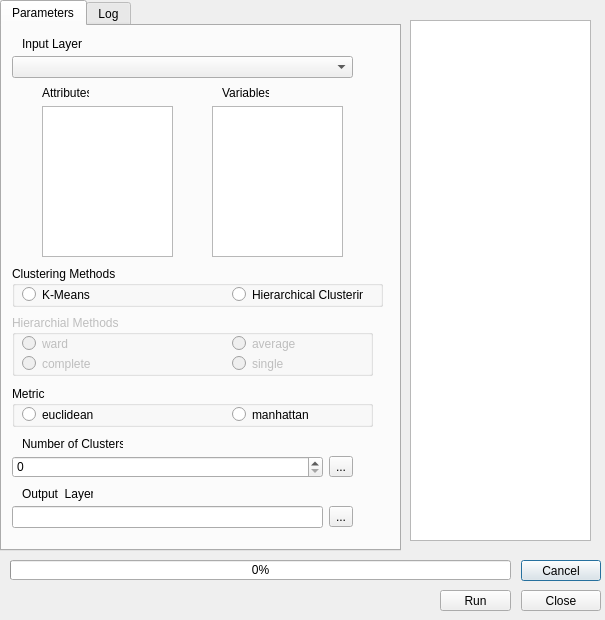
<?xml version="1.0" encoding="UTF-8"?>
<ui version="4.0">
 <class>ClusteringDialogBase</class>
 <widget class="QDialog" name="ClusteringDialogBase">
  <property name="geometry">
   <rect>
    <x>0</x>
    <y>0</y>
    <width>605</width>
    <height>620</height>
   </rect>
  </property>
  <property name="windowTitle">
   <string>Clustering</string>
  </property>
  <widget class="QTabWidget" name="tabWidget">
   <property name="geometry">
    <rect>
     <x>0</x>
     <y>0</y>
     <width>401</width>
     <height>551</height>
    </rect>
   </property>
   <property name="currentIndex">
    <number>0</number>
   </property>
   <property name="tabsClosable">
    <bool>false</bool>
   </property>
   <property name="movable">
    <bool>false</bool>
   </property>
   <widget class="QWidget" name="tab">
    <attribute name="title">
     <string>Parameters</string>
    </attribute>
    <widget class="QComboBox" name="comboBox">
     <property name="geometry">
      <rect>
       <x>10</x>
       <y>30</y>
       <width>341</width>
       <height>22</height>
      </rect>
     </property>
    </widget>
    <widget class="QLabel" name="label">
     <property name="geometry">
      <rect>
       <x>20</x>
       <y>10</y>
       <width>61</width>
       <height>16</height>
      </rect>
     </property>
     <property name="text">
      <string>Input Layer</string>
     </property>
    </widget>
    <widget class="QLabel" name="label_2">
     <property name="geometry">
      <rect>
       <x>40</x>
       <y>60</y>
       <width>47</width>
       <height>13</height>
      </rect>
     </property>
     <property name="text">
      <string>Attributes</string>
     </property>
    </widget>
    <widget class="QLabel" name="label_4">
     <property name="geometry">
      <rect>
       <x>20</x>
       <y>410</y>
       <width>101</width>
       <height>16</height>
      </rect>
     </property>
     <property name="text">
      <string>Number of Clusters</string>
     </property>
    </widget>
    <widget class="QLabel" name="label_5">
     <property name="geometry">
      <rect>
       <x>20</x>
       <y>460</y>
       <width>71</width>
       <height>16</height>
      </rect>
     </property>
     <property name="text">
      <string>Output  Layer</string>
     </property>
    </widget>
    <widget class="QWidget" name="layoutWidget">
     <property name="geometry">
      <rect>
       <x>10</x>
       <y>480</y>
       <width>341</width>
       <height>22</height>
      </rect>
     </property>
     <layout class="QHBoxLayout" name="horizontalLayout">
      <item>
       <widget class="QLineEdit" name="lineEdit"/>
      </item>
      <item>
       <widget class="QToolButton" name="toolButton">
        <property name="text">
         <string>...</string>
        </property>
       </widget>
      </item>
     </layout>
    </widget>
    <widget class="QListWidget" name="listWidget">
     <property name="geometry">
      <rect>
       <x>40</x>
       <y>80</y>
       <width>131</width>
       <height>151</height>
      </rect>
     </property>
    </widget>
    <widget class="QListWidget" name="listWidget_2">
     <property name="geometry">
      <rect>
       <x>210</x>
       <y>80</y>
       <width>131</width>
       <height>151</height>
      </rect>
     </property>
    </widget>
    <widget class="QGroupBox" name="groupBox">
     <property name="geometry">
      <rect>
       <x>10</x>
       <y>240</y>
       <width>371</width>
       <height>41</height>
      </rect>
     </property>
     <property name="title">
      <string>Clustering Methods</string>
     </property>
     <widget class="QRadioButton" name="radioButton_2">
      <property name="geometry">
       <rect>
        <x>220</x>
        <y>20</y>
        <width>131</width>
        <height>17</height>
       </rect>
      </property>
      <property name="text">
       <string>Hierarchical Clustering</string>
      </property>
     </widget>
     <widget class="QRadioButton" name="radioButton_3">
      <property name="geometry">
       <rect>
        <x>10</x>
        <y>20</y>
        <width>131</width>
        <height>17</height>
       </rect>
      </property>
      <property name="text">
       <string>K-Means</string>
      </property>
     </widget>
    </widget>
    <widget class="QGroupBox" name="groupBox_2">
     <property name="enabled">
      <bool>false</bool>
     </property>
     <property name="geometry">
      <rect>
       <x>10</x>
       <y>289</y>
       <width>361</width>
       <height>61</height>
      </rect>
     </property>
     <property name="title">
      <string>Hierarchial Methods</string>
     </property>
     <widget class="QRadioButton" name="radioButton_6">
      <property name="geometry">
       <rect>
        <x>10</x>
        <y>20</y>
        <width>131</width>
        <height>17</height>
       </rect>
      </property>
      <property name="text">
       <string>ward</string>
      </property>
     </widget>
     <widget class="QRadioButton" name="radioButton_7">
      <property name="geometry">
       <rect>
        <x>10</x>
        <y>40</y>
        <width>131</width>
        <height>17</height>
       </rect>
      </property>
      <property name="text">
       <string>complete</string>
      </property>
     </widget>
     <widget class="QRadioButton" name="radioButton_8">
      <property name="geometry">
       <rect>
        <x>220</x>
        <y>20</y>
        <width>131</width>
        <height>17</height>
       </rect>
      </property>
      <property name="text">
       <string>average</string>
      </property>
     </widget>
     <widget class="QRadioButton" name="radioButton_9">
      <property name="geometry">
       <rect>
        <x>220</x>
        <y>40</y>
        <width>131</width>
        <height>17</height>
       </rect>
      </property>
      <property name="text">
       <string>single</string>
      </property>
     </widget>
    </widget>
    <widget class="QGroupBox" name="groupBox_3">
     <property name="geometry">
      <rect>
       <x>10</x>
       <y>360</y>
       <width>361</width>
       <height>41</height>
      </rect>
     </property>
     <property name="title">
      <string>Metric</string>
     </property>
     <widget class="QRadioButton" name="radioButton_4">
      <property name="geometry">
       <rect>
        <x>10</x>
        <y>20</y>
        <width>131</width>
        <height>17</height>
       </rect>
      </property>
      <property name="text">
       <string>euclidean</string>
      </property>
     </widget>
     <widget class="QRadioButton" name="radioButton_5">
      <property name="geometry">
       <rect>
        <x>220</x>
        <y>20</y>
        <width>131</width>
        <height>17</height>
       </rect>
      </property>
      <property name="text">
       <string>manhattan</string>
      </property>
     </widget>
    </widget>
    <widget class="QLabel" name="label_3">
     <property name="geometry">
      <rect>
       <x>220</x>
       <y>60</y>
       <width>47</width>
       <height>13</height>
      </rect>
     </property>
     <property name="text">
      <string>Variables</string>
     </property>
    </widget>
    <widget class="QWidget" name="">
     <property name="geometry">
      <rect>
       <x>10</x>
       <y>430</y>
       <width>341</width>
       <height>22</height>
      </rect>
     </property>
     <layout class="QHBoxLayout" name="horizontalLayout_4">
      <item>
       <widget class="QSpinBox" name="spinBox"/>
      </item>
      <item>
       <widget class="QToolButton" name="toolButton_2">
        <property name="text">
         <string>...</string>
        </property>
       </widget>
      </item>
     </layout>
    </widget>
   </widget>
   <widget class="QWidget" name="tab_2">
    <attribute name="title">
     <string>Log</string>
    </attribute>
    <widget class="QTextEdit" name="textEdit_2">
     <property name="geometry">
      <rect>
       <x>13</x>
       <y>10</y>
       <width>371</width>
       <height>191</height>
      </rect>
     </property>
    </widget>
   </widget>
  </widget>
  <widget class="QProgressBar" name="progressBar">
   <property name="geometry">
    <rect>
     <x>10</x>
     <y>560</y>
     <width>501</width>
     <height>20</height>
    </rect>
   </property>
   <property name="value">
    <number>0</number>
   </property>
  </widget>
  <widget class="QDialogButtonBox" name="button_box_2">
   <property name="geometry">
    <rect>
     <x>520</x>
     <y>560</y>
     <width>81</width>
     <height>21</height>
    </rect>
   </property>
   <property name="orientation">
    <enum>Qt::Horizontal</enum>
   </property>
   <property name="standardButtons">
    <set>QDialogButtonBox::Cancel</set>
   </property>
  </widget>
  <widget class="QDialogButtonBox" name="button_box">
   <property name="geometry">
    <rect>
     <x>520</x>
     <y>590</y>
     <width>81</width>
     <height>21</height>
    </rect>
   </property>
   <property name="orientation">
    <enum>Qt::Horizontal</enum>
   </property>
   <property name="standardButtons">
    <set>QDialogButtonBox::Close</set>
   </property>
  </widget>
  <widget class="QTextEdit" name="textEdit">
   <property name="geometry">
    <rect>
     <x>410</x>
     <y>20</y>
     <width>181</width>
     <height>521</height>
    </rect>
   </property>
  </widget>
  <widget class="QPushButton" name="pushButton_3">
   <property name="geometry">
    <rect>
     <x>440</x>
     <y>590</y>
     <width>71</width>
     <height>21</height>
    </rect>
   </property>
   <property name="text">
    <string>Run</string>
   </property>
  </widget>
  <widget class="QWidget" name="layoutWidget">
   <property name="geometry">
    <rect>
     <x>0</x>
     <y>0</y>
     <width>2</width>
     <height>2</height>
    </rect>
   </property>
   <layout class="QHBoxLayout" name="horizontalLayout_2"/>
  </widget>
  <widget class="QWidget" name="layoutWidget">
   <property name="geometry">
    <rect>
     <x>0</x>
     <y>0</y>
     <width>2</width>
     <height>2</height>
    </rect>
   </property>
   <layout class="QHBoxLayout" name="horizontalLayout_3"/>
  </widget>
 </widget>
 <resources/>
 <connections>
  <connection>
   <sender>button_box</sender>
   <signal>accepted()</signal>
   <receiver>ClusteringDialogBase</receiver>
   <slot>accept()</slot>
   <hints>
    <hint type="sourcelabel">
     <x>20</x>
     <y>20</y>
    </hint>
    <hint type="destinationlabel">
     <x>20</x>
     <y>20</y>
    </hint>
   </hints>
  </connection>
  <connection>
   <sender>button_box</sender>
   <signal>rejected()</signal>
   <receiver>ClusteringDialogBase</receiver>
   <slot>reject()</slot>
   <hints>
    <hint type="sourcelabel">
     <x>20</x>
     <y>20</y>
    </hint>
    <hint type="destinationlabel">
     <x>20</x>
     <y>20</y>
    </hint>
   </hints>
  </connection>
 </connections>
</ui>
